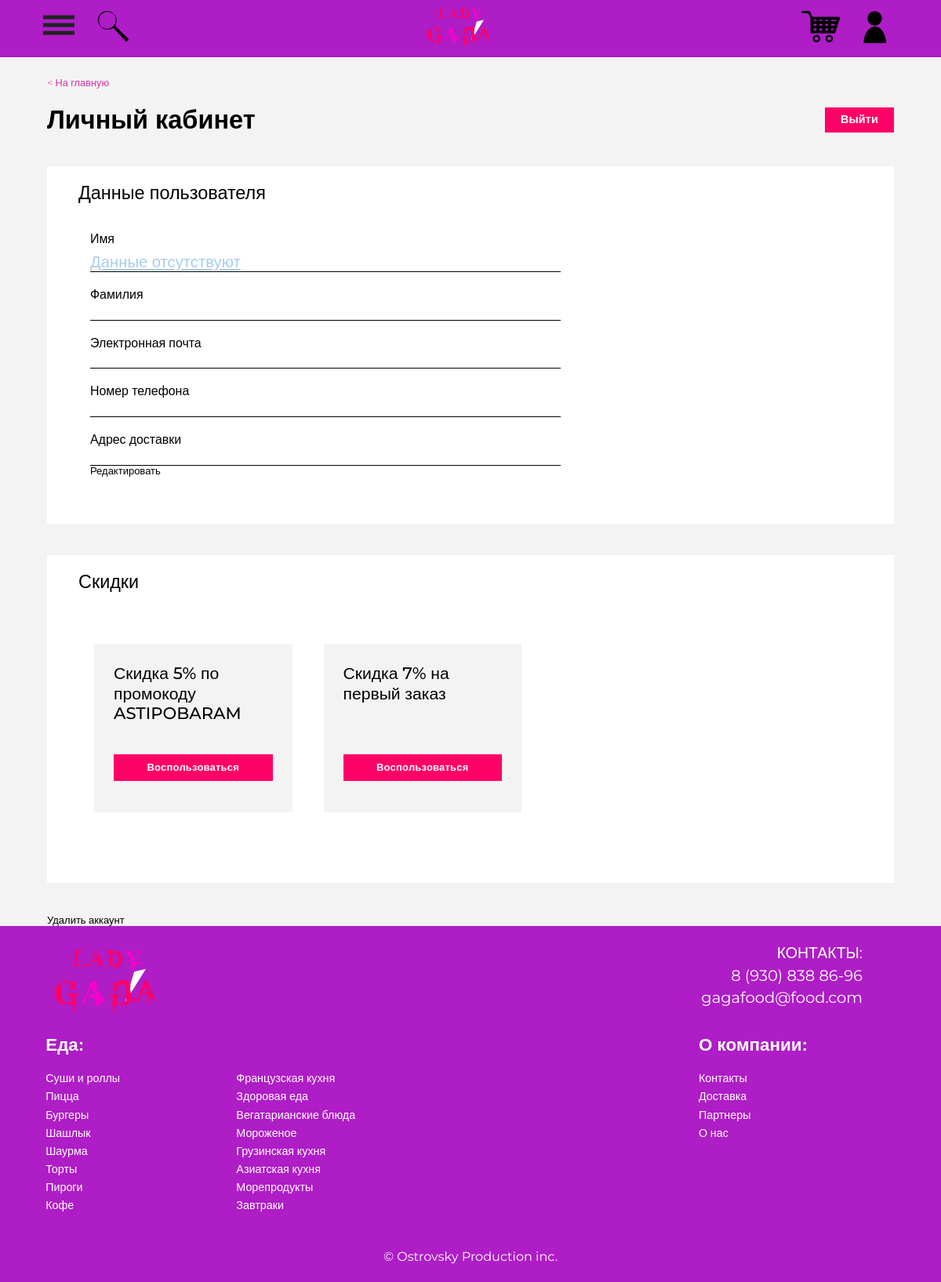
/profile/, run on the app's committed database.
### discount_coupons/models.py (models this page shows, shortened)
class Coupons (models.Model):
    title = models.CharField(verbose_name='Название акции', max_length=255)
    description = models.TextField(verbose_name='Об акции')
    percent = models.CharField(verbose_name='Процент скидки', max_length=3)
    code = models.CharField(verbose_name='Код', max_length=255, unique=True)
    history = HistoricalRecords()
    class Meta:
        verbose_name = 'Купон'
        verbose_name_plural = 'Купоны'
        ordering = ['percent', 'code', ]

### gagafood/views.py (the view)
# urls.py: path('profile/', profile, name='profile'),
def profile(request):
    coupons = Coupons.objects.all()
    context = {
        'title': 'Профиль',
        'coupons': coupons,
    }
    return render(request, 'gagafood/profile.html', context=context)

### gagafood/templates/gagafood/profile.html (shortened to what this page needs)
{% extends 'gagafood/_base.html' %}
{% load static %}
{% block content%}
    <main class="profile">
        <div class="profile__wrapper">
            <div class="profile__crumbs crumbs">
                <a href="{% url 'home' %}" class="crumbs__link"> &lt; На главную </a>
            </div>
            <div class="profile__head">
                <h1 class="profile__title">
                    Личный кабинет
                </h1>
                <div class="profile__buttons">
                    <div class="profile__button">
                        <a href="{% url 'logout' %}" class="profile__logout">
                            Выйти
                        </a>
                    </div>
                </div>
            </div>
            <section class="profile__user-data user-data">
                <div class="user-data__wrapper">
                    <h2 class="user-data__title">
                        Данные пользователя
                    </h2>
                    <div class="user-data__form">
                        <div class="user-data__fielder">
                            <p class="user-data__label">Имя</p>
                            {% if user.first_name %}
                                <p class="user-data__value">{{user.first_name}}</p>
                            {% else %}
                                <p class="profile__username">
                                    Данные отсутствуют
                                </p>
                            {% endif %}
                            <span></span>
                        </div>
                        <div class="user-data__fielder">
                            <p class="user-data__label">Фамилия</p>
                            <span></span>
                        </div>
                        <div class="user-data__fielder">
                            <p class="user-data__label">Электронная почта</p>
                            <span></span>
                        </div>
                        <div class="user-data__fielder">
                            <p class="user-data__label">Номер телефона</p>
                            <span></span>
                        </div>
                        <div class="user-data__fielder">
                            <p class="user-data__label">Адрес доставки</p>
                            <span></span>
                        </div>
                        <div class="">
                            <a href="{% url 'edit' %}" class="button">Редактировать</a>
                        </div>
                    </div>
                </div>
            </section>
            <section class="profile__discounts discounts">
                <div class="discounts__wrapper">
                    <h2 class="discounts__title">
                        Скидки
                    </h2>
                    <div class="discounts__body">
                        {% for c in coupons %}
                        <div class="discounts__card">
                            <p class="discounts__name">
                                {{ c.title }}
                            </p>
                            <div class="discounts__button">
                                <a href="" class="discounts__use">
                                    Воспользоваться
                                </a>
                            </div>
                        </div>
                        {% endfor %}
                    </div>
                </div>
            </section>
            <section class="profile__delete delete">
                <a href="#" class="button">Удалить аккаунт</a>
            </section>
        </div>
    </main>
{% endblock %}

### gagafood/static/gagafood/src/css/style.css (style rules this page uses)
.placing__submit, .discounts__use, .profile__logout, .registration__submit, .authorization__login, .feedback__submit, .menu__button, .catalogue__button { display: -webkit-box; display: -ms-flexbox; display: flex; background-color: #FF0066; padding: 10px 25px; -webkit-box-pack: center; -ms-flex-pack: center; justify-content: center; -webkit-box-align: center; -ms-flex-align: center; align-items: center; letter-spacing: 0.2px; font-weight: 600; line-height: 150%; text-align: center; color: #FFFFFF; cursor: pointer; }
.basket__wrapper, .profile__wrapper, .registration__wrapper, .authorization__wrapper, .feedback__wrapper, .info__wrapper, .menu__wrapper, .catalogue__wrapper, .footer__wrapper, .text-block__wrapper, .top-restaurants__wrapper, .baner__wrapper, .classification__wrapper, .header__wrapper { max-width: 1120px; margin: 0 auto; }
* { -webkit-box-sizing: border-box; box-sizing: border-box; }
html { max-width: 100%; min-width: 300px; margin: 0 auto; }
body { font-family: "Poppins", sans-serif; font-weight: normal; font-style: normal; }
a { text-decoration: none; }
:root { font-size: 13px; }
* { font-family: "Montserrat", sans-serif; font-weight: 400; color: #000000; }
.crumbs { color: #D137A6; font-size: 0.985rem; font-weight: 300; padding-top: 25px; }
.crumbs__link { color: #D137A6; font-size: 0.985rem; font-weight: 300; }
body { background-color: #F3F3F3; }
.crumbs { margin-bottom: 20px; }
.profile__wrapper { padding: 0 20px; }
.profile__head { display: -webkit-box; display: -ms-flexbox; display: flex; -webkit-box-orient: horizontal; -webkit-box-direction: normal; -ms-flex-direction: row; flex-direction: row; -webkit-box-align: center; -ms-flex-align: center; align-items: center; -webkit-box-pack: justify; -ms-flex-pack: justify; justify-content: space-between; margin-bottom: 40px; }
.profile__title { font-weight: 600; font-size: 2.5rem; color: #000000; }
.profile__buttons { display: -webkit-box; display: -ms-flexbox; display: flex; -webkit-box-orient: horizontal; -webkit-box-direction: normal; -ms-flex-direction: row; flex-direction: row; -webkit-box-align: center; -ms-flex-align: center; align-items: center; }
.profile__username { font-weight: 500; font-size: 1.56rem; color: #A8CCEE; text-decoration: underline; }
.profile__logout { margin-left: 20px; padding: 5px 20px; font-size: 1.1rem; }
.profile__user-data, .profile__discounts { margin-bottom: 40px; }
.user-data__wrapper, .discounts__wrapper { background-color: #fff; padding-left: 30px; padding: 20px 30px 60px 40px; }
.user-data__title, .discounts__title { font-size: 1.8rem; font-weight: 500; margin-bottom: 35px; }
.user-data__form { padding-left: 15px; }
.user-data__fielder span { background-color: #000000; height: 1px; max-width: 600px; width: 70%; position: absolute; margin-bottom: 5px; }
.user-data__label { font-weight: 400; font-size: 1.225rem; margin-bottom: 7px; margin-top: 20px; }
.discounts__body { display: -webkit-box; display: -ms-flexbox; display: flex; -webkit-box-orient: horizontal; -webkit-box-direction: normal; -ms-flex-direction: row; flex-direction: row; -webkit-box-pack: start; -ms-flex-pack: start; justify-content: start; -ms-flex-wrap: wrap; flex-wrap: wrap; }
.discounts__card { background-color: #F3F3F3; width: 25%; display: -webkit-box; display: -ms-flexbox; display: flex; -webkit-box-orient: vertical; -webkit-box-direction: normal; -ms-flex-direction: column; flex-direction: column; -webkit-box-pack: justify; -ms-flex-pack: justify; justify-content: space-between; padding: 25px 25px 40px 25px; margin: 30px 20px; }
.discounts__name { font-weight: 500; font-size: 1.625rem; margin-bottom: 40px; }
.discounts__use { padding: 7px 25px; }

### data on the page
Coupons: title "Скидка 5% по промокоду ASTIPOBARAM"
Coupons: title "Скидка 7% на первый заказ"
